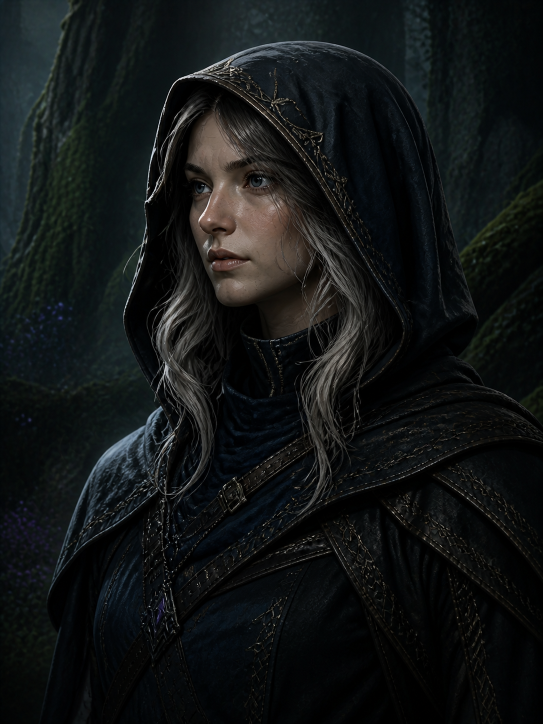
#> input picture assets/images/portraits/ellian-v1.png, 1086 x 1448 px, given in place of stone_path_01.png, which was not available (shown at 1/2 size)
$ python -i ch3_props.py   (imports and definitions only)
#> lines starting #> are read from the running program, lines starting #| are printed output that depends on the picture; pictures that were not available may be replaced by others from this repository, and a replacement may not be noted
### tools/art/ch3_lib.py
"""Shared helpers for the chapter III prototype art (tools/art/ch3_grove_art.py).

Everything is drawn in code: PIL + numpy, supersampled 4x and reduced with a box filter for clean edges.
Sprites keep the project convention: transparent background, bottom-centre pivot, dark warm outline.
"""
import math
import random
import numpy as np
from PIL import Image, ImageDraw, ImageFilter

SS = 4  # supersampling factor


def hexrgb(h, a=255):
    h = h.lstrip('#')
    return (int(h[0:2], 16), int(h[2:4], 16), int(h[4:6], 16), a)


def mix(c1, c2, t):
    return tuple(int(round(c1[i] + (c2[i] - c1[i]) * t)) for i in range(len(c1)))


class Canvas:
    """A supersampled RGBA layer. Coordinates are in final pixels; drawing happens at SS scale."""

    def __init__(self, w, h):
        self.w, self.h = w, h
        self.img = Image.new('RGBA', (w * SS, h * SS), (0, 0, 0, 0))
        self.d = ImageDraw.Draw(self.img)

    def s(self, v):
        return v * SS

    def pts(self, pts):
        return [(x * SS, y * SS) for x, y in pts]

    def poly(self, pts, fill, outline=None, width=0):
        self.d.polygon(self.pts(pts), fill=fill, outline=outline, width=int(width * SS) if width else 0)

    def line(self, pts, fill, width):
        p = self.pts(pts)
        self.d.line(p, fill=fill, width=max(1, int(width * SS)), joint='curve')
        r = width * SS / 2
        for (x, y) in (p[0], p[-1]):
            self.d.ellipse((x - r, y - r, x + r, y + r), fill=fill)

    def ellipse(self, cx, cy, rx, ry, fill, outline=None, width=0):
        self.d.ellipse((self.s(cx - rx), self.s(cy - ry), self.s(cx + rx), self.s(cy + ry)), fill=fill, outline=outline, width=int(width * SS) if width else 0)

    # [8 lines left out: function rotated_ellipse, not called in this run]

    def layer(self, other):
        self.img.alpha_composite(other.img)

    def result(self):
        return self.img.resize((self.w, self.h), Image.LANCZOS)


def alpha_of(img):
    return np.asarray(img)[:, :, 3].astype(np.float32) / 255.0


def outline(img, color=(42, 32, 30), px=2.0, soft=0.6):
    """Dark contour behind the sprite: dilated alpha, slightly blurred."""
    a = img.split()[3]
    big = a.filter(ImageFilter.MaxFilter(int(px) * 2 + 1)) if px >= 1 else a
    if soft:
        big = big.filter(ImageFilter.GaussianBlur(soft))
    base = Image.new('RGBA', img.size, color + (0,))
    base.putalpha(big)
    base.alpha_composite(img)
    return base


# [23 lines left out: functions glow, pad, trim, not called in this run]


def gradient_map(img, stops, keep_alpha=True, amount=1.0):
    """Recolour by luminance through colour stops [(t, (r,g,b)), ...]."""
    arr = np.asarray(img.convert('RGBA')).astype(np.float32)
    rgb, a = arr[:, :, :3], arr[:, :, 3:4]
    lum = (0.299 * rgb[:, :, 0] + 0.587 * rgb[:, :, 1] + 0.114 * rgb[:, :, 2]) / 255.0
    ts = np.array([s[0] for s in stops], np.float32)
    cs = np.array([s[1] for s in stops], np.float32)
    out = np.zeros_like(rgb)
    for ch in range(3):
        out[:, :, ch] = np.interp(lum, ts, cs[:, ch])
    out = rgb * (1 - amount) + out * amount
    res = np.concatenate([np.clip(out, 0, 255), a], axis=2).astype(np.uint8)
    return Image.fromarray(res, 'RGBA')


# [74 lines left out: functions hue_mask, blend_masked, glassify, specular, not called in this run]


def tileable_noise(size, scale, seed, octaves=4):
    """Seamless value noise (sum of random-phase sinusoids on a torus)."""
    rng = np.random.default_rng(seed)
    y, x = np.mgrid[0:size, 0:size].astype(np.float32) / size * 2 * np.pi
    out = np.zeros((size, size), np.float32)
    amp = 1.0
    for o in range(octaves):
        f = scale * (2 ** o)
        for _ in range(6):
            kx, ky = rng.integers(-f, f + 1), rng.integers(-f, f + 1)
            if kx == 0 and ky == 0:
                continue
            ph = rng.uniform(0, 2 * np.pi)
            out += amp * np.sin(kx * x + ky * y + ph)
        amp *= 0.5
    out -= out.min()
    out /= out.max() + 1e-6
    return out


def save_webp(img, path, quality=88):
    img.save(path, 'WEBP', quality=quality, method=6, exact=True)

### tools/art/ch3_props.py
"""Chapter III props painted from the approved chapter I–II paintings (v2 of the prototype art).

Instead of flat procedural shapes, the glass world is assembled from the same hand-painted sources the first
chapters use (ice wall, boulder, bridge, bottle glass, robin, frost critter, cobbles, snow ground ...), re-coloured
through a cold glass palette, so outline weight, shading and texture match the rest of the game.
Everything is still drawn in code (PIL + numpy); see ch3_grove_art.py for the pipeline and the manifest.
"""
import math
import os
import random

import numpy as np
from PIL import Image, ImageDraw, ImageFilter

from ch3_lib import (Canvas, hexrgb, mix, outline, glow, trim, gradient_map, hue_mask, blend_masked, glassify, specular,
                     tileable_noise)

ROOT = os.path.abspath(os.path.join(os.path.dirname(__file__), '..', '..'))
LINE = (36, 44, 60)

GLASS_STOPS = [(0, (30, 40, 56)), (0.22, (74, 112, 136)), (0.5, (150, 196, 212)), (0.78, (214, 236, 244)), (1, (250, 254, 255))]
LILAC_STOPS = [(0, (34, 38, 62)), (0.22, (86, 100, 148)), (0.5, (164, 184, 224)), (0.78, (222, 230, 248)), (1, (252, 252, 255))]


def src(rel):
    return Image.open(os.path.join(ROOT, 'public', 'assets', rel)).convert('RGBA')


def fit_h(img, h):
    return img.resize((max(1, round(img.width * h / img.height)), h), Image.LANCZOS)


def fit_w(img, w):
    return img.resize((w, max(1, round(img.height * w / img.width))), Image.LANCZOS)


# [358 lines left out: functions tint, sparkle, ember_crack, _unleaf, glass_dam, glass_wall and 14 more, not called in this run]


def icon_bark():
    log = bark_node()
    return trim(fit_w(log, 120), 2)


# [4 lines left out: function ground_tiles, not called in this run]


# ============================================================================ stream strips
def stream_strip(water=False):
#> called with water = False
    W, H = 1300, 130
    rnd = random.Random(3)
    cob = Image.open(os.path.join(ROOT, 'public/assets/sprites/stone_path_01.png')).convert('RGB')
#> cob is the input picture: PIL image 1086x1448 RGB; mean R, G, B 17.9, 21, 21.2
    cobs = Image.new('RGB', (W, H))
#> cobs: PIL image 1300x130 RGB; every value is 0
    for x in range(0, W, cob.width):
        cobs.paste(cob.crop((0, 0, cob.width, H)), (x, 0))
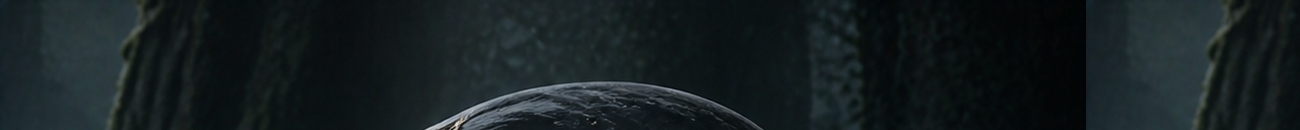
#> cobs: PIL image 1300x130 RGB; mean R, G, B 22.7, 31.1, 33
    cobs = cobs.convert('RGBA')
#> cobs: PIL image 1300x130 RGBA
    cobs = gradient_map(cobs, [(0, (46, 40, 36)), (0.5, (132, 120, 106)), (1, (214, 202, 184))], amount=0.85)
#> in gradient_map, `rgb, a = arr[:, :, :3], arr[:, :, 3:4]`: a: shape (130, 1300, 1) float32; every value is 255
#> after the loop in gradient_map, `for ch in range(3):`:
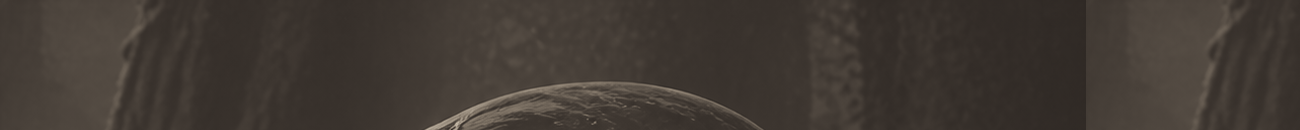
#> out: shape (130, 1300, 3) float32; mean of channels 0, 1, 2 65.4, 58.1, 51.8; drawn as R, G, B
    # banks and body masks
    def band(y_top, y_bot, amp, phase, seed):
        r = random.Random(seed)
        top = [(x, y_top + amp * math.sin(x / 90 + phase) + r.uniform(-2.5, 2.5)) for x in range(0, W + 26, 26)]
        bot = [(x, y_bot + amp * 0.8 * math.sin(x / 120 + phase + 1) + r.uniform(-2.5, 2.5)) for x in range(W, -26, -26)]
        return top, bot
    top, bot = band(28, H - 26, 7, 0, 3)
    bank = Canvas(W, H)
#> in __init__, `self.img = Image.new('RGBA', (w * SS, h * SS), (0, 0, 0, 0))`: self.img: PIL image 5200x520 RGBA; every value is 0
    bank.poly([(x, y - 13) for x, y in top] + [(x, y + 13) for x, y in bot], hexrgb('#ffffff'))
    bank_mask = bank.result().split()[3]
    bank_layer = cobs.copy()
    bank_layer.putalpha(bank_mask)
    body = Canvas(W, H)
    body.poly(top + bot, hexrgb('#ffffff'))
    body_mask = body.result().split()[3]
    # water: painterly bands from noise
    n1 = np.asarray(Image.fromarray((tileable_noise(512, 3, seed=5) * 255).astype(np.uint8)).resize((W, H * 4)).crop((0, 0, W, H))).astype(np.float32) / 255
    n2 = np.asarray(Image.fromarray((tileable_noise(512, 9, seed=8) * 255).astype(np.uint8)).resize((W * 2, H * 8)).crop((0, 0, W, H))).astype(np.float32) / 255
    yy = np.linspace(0, 1, H)[:, None]
    depth = 1 - np.abs(yy - 0.5) * 2                       # deeper in the middle
    if water:
        deep, mid, shallow = np.array([30, 88, 126]), np.array([62, 140, 176]), np.array([150, 206, 224])
    else:
        deep, mid, shallow = np.array([112, 150, 178]), np.array([178, 212, 228]), np.array([236, 248, 252])
    t = np.clip(0.55 * depth + 0.45 * (n1 - 0.5) * 2 * 0.5 + 0.1, 0, 1)
    col = np.where(t[:, :, None] < 0.5, deep + (mid - deep) * (t[:, :, None] / 0.5), mid + (shallow - mid) * ((t[:, :, None] - 0.5) / 0.5))
    # ripples
    ripple = np.clip((np.sin((n2 * 9 + yy * 2) * math.pi * 2) - 0.86) / 0.14, 0, 1)
    col = col + (np.array([255, 255, 255]) - col) * (ripple[:, :, None] * 0.45)
    water_rgb = np.clip(col, 0, 255).astype(np.uint8)
    wl = Image.fromarray(np.dstack([water_rgb, np.full((H, W), 255, np.uint8)]), 'RGBA')
    wl.putalpha(body_mask)
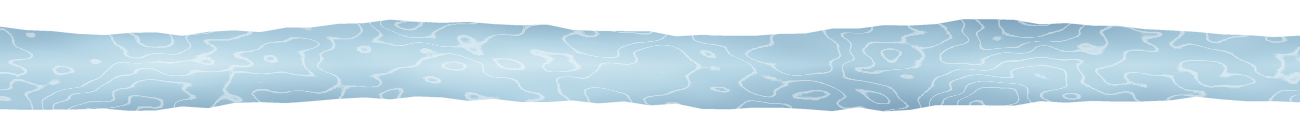
#> wl: PIL image 1300x130 RGBA; mean R, G, B, A 163.5, 196.2, 214.5, 147.8; transparent parts drawn white
    # shore shadow: dark rim inside the water along the banks
    edge = body_mask.filter(ImageFilter.MinFilter(9)).filter(ImageFilter.GaussianBlur(3))
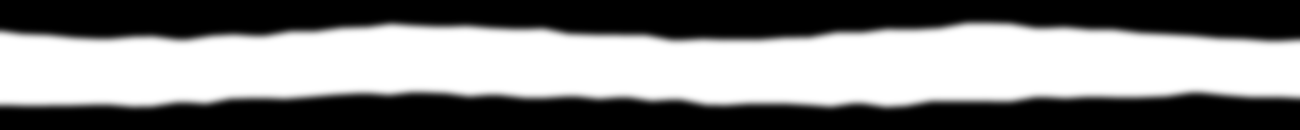
#> edge: PIL image 1300x130 L; min 0, max 255, mean 130.9
    rim = Image.new('RGBA', (W, H), (14, 30, 46, 0))
    ra = np.clip(np.asarray(body_mask).astype(np.float32) - np.asarray(edge).astype(np.float32), 0, 255) * 0.55
    rim.putalpha(Image.fromarray(ra.astype(np.uint8)))
    out = Image.new('RGBA', (W, H), (0, 0, 0, 0))
#> out: PIL image 1300x130 RGBA; every value is 0
    out.alpha_composite(bank_layer)
    out.alpha_composite(wl)
    out.alpha_composite(rim)
    c = Canvas(W, H)
    if water:
        for i in range(60):
            x, y = rnd.uniform(10, W - 10), rnd.uniform(44, H - 40)
            c.line([(x, y), (x + rnd.uniform(14, 32), y + rnd.uniform(-2, 2))], hexrgb('#e3f4fb', 190), 1.5)
        for i, x in enumerate(range(560, 760, 40)):          # the ford
            sx, sy = x + rnd.uniform(-6, 6), 62 + (i % 2) * 14
            c.ellipse(sx, sy + 3, 17, 9, hexrgb('#000000', 70))
            c.ellipse(sx, sy, 16, 9, hexrgb('#8e857a'))
            c.ellipse(sx - 3, sy - 2, 11, 5, hexrgb('#b3a99c'))
    else:
        for i in range(50):
            x0, y0 = rnd.uniform(10, W - 10), rnd.uniform(44, H - 40)
            pts = [(x0, y0)]
            for _ in range(4):
                x0 += rnd.uniform(-20, 20)
                y0 += rnd.uniform(-8, 8)
                pts.append((x0, max(40, min(H - 34, y0))))
            c.line(pts, hexrgb('#6e94ac', 215), 1.3)
        for i in range(34):
            x, y = rnd.uniform(10, W - 10), rnd.uniform(44, H - 40)
            c.line([(x, y), (x + 10, y - 16)], hexrgb('#ffffff', 215), 2)
    strokes = c.result()
    sa = np.minimum(np.asarray(strokes.split()[3]).astype(np.float32), np.asarray(body_mask).astype(np.float32))
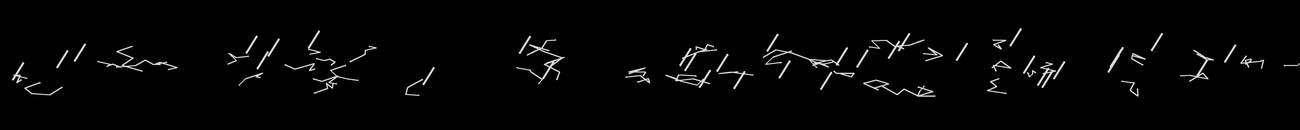
#> sa: shape (130, 1300) float32; min 0, max 255, mean 5
    arr = np.asarray(strokes).astype(np.float32)
    arr[:, :, 3] = sa
#> arr: shape (130, 1300, 4) float32; mean R, G, B, A 9.9, 11.8, 12.8, 5
    out.alpha_composite(Image.fromarray(arr.astype(np.uint8), 'RGBA'))
    return outline(out, (50, 44, 40), px=2, soft=0.6)
#> in outline, `big = a.filter(ImageFilter.MaxFilter(int(px) * 2 + 1)) if px >= 1 else a`:
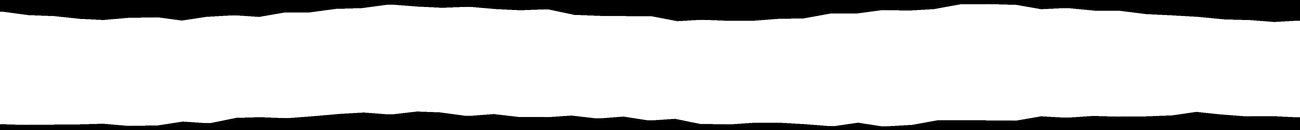
#> big: PIL image 1300x130 L; min 0, max 255, mean 207.3
#> in outline, `base.alpha_composite(img)`:
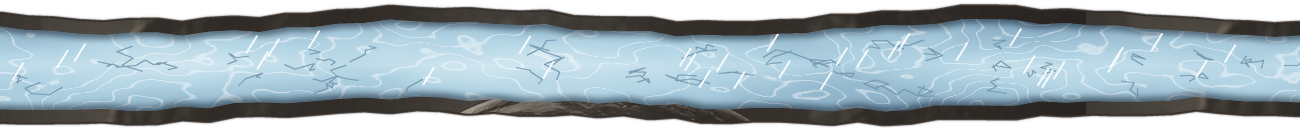
#> base: PIL image 1300x130 RGBA; mean R, G, B, A 120, 135.1, 142.3, 207.3; transparent parts drawn white


def thicket_tile(w=256, h=160):
    import ch3_ground
    return ch3_ground.thicket_tile(w, h)


# ============================================================================ garden of Vetla and companions
# [13 lines left out: function _textured, not called in this run]


def garden_bed(kind):
    import ch3_ground
    return ch3_ground.garden_bed(kind)


def companion_robin():
    s = trim(src('forest/life-bird-3.webp'), 1)
    return s


# [12 lines left out: functions companion_fox, icon_companion, not called in this run]

>>> result = stream_strip()

$ run again, on assets/images/scenes/ritual-observatory-desktop-v1.png
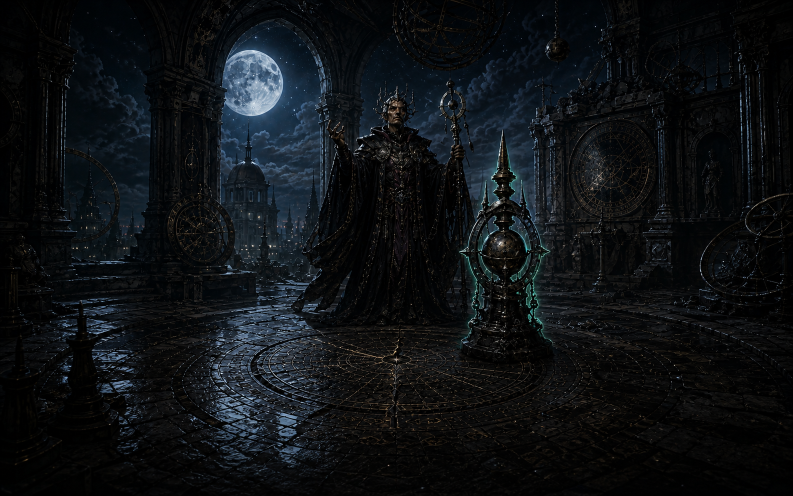
#> input picture assets/images/scenes/ritual-observatory-desktop-v1.png, 1586 x 992 px, given in place of stone_path_01.png, which was not available (shown at 1/2 size)
#> in stream_strip, cob is the input picture: PIL image 1586x992 RGB; mean R, G, B 14, 17.4, 20.2
#> a: shape (130, 1300, 1) float32; every value is 255
#> after the loop in gradient_map, `for ch in range(3):`:
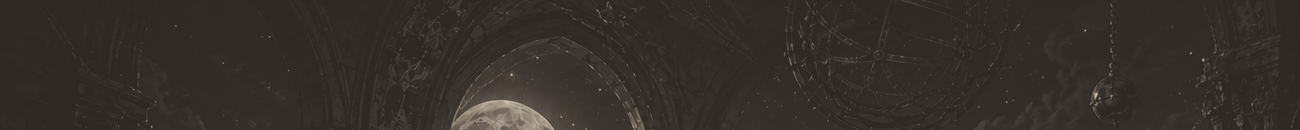
#> out: shape (130, 1300, 3) float32; mean of channels 0, 1, 2 53, 46.5, 41.7; drawn as R, G, B
#> self.img: PIL image 5200x520 RGBA; every value is 0
#> in outline, `base.alpha_composite(img)`:
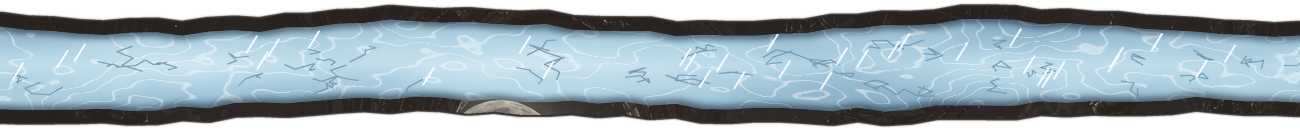
#> base: PIL image 1300x130 RGBA; mean R, G, B, A 117.6, 132.6, 140.1, 207.3; transparent parts drawn white

$ run again, on assets/images/scenes/ritual-observatory-mobile-v1.png
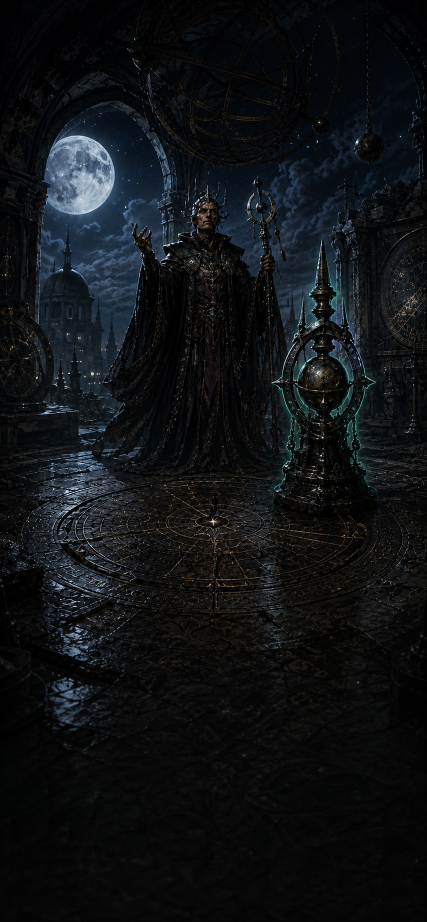
#> input picture assets/images/scenes/ritual-observatory-mobile-v1.png, 853 x 1844 px, given in place of stone_path_01.png, which was not available (shown at 1/2 size)
#> in stream_strip, cob is the input picture: PIL image 853x1844 RGB; mean R, G, B 15.7, 18.5, 21
#> a: shape (130, 1300, 1) float32; every value is 255
#> after the loop in gradient_map, `for ch in range(3):`:
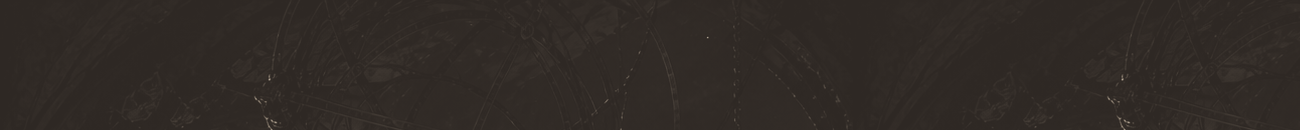
#> out: shape (130, 1300, 3) float32; mean of channels 0, 1, 2 49, 42.8, 38.4; drawn as R, G, B
#> self.img: PIL image 5200x520 RGBA; every value is 0
#> in outline, `base.alpha_composite(img)`:
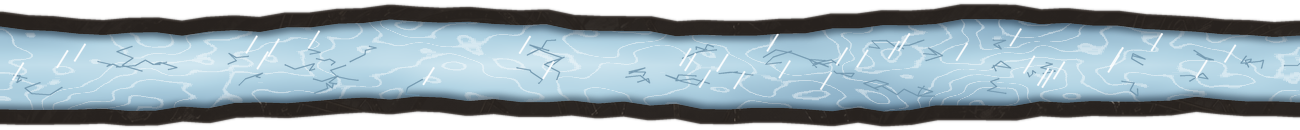
#> base: PIL image 1300x130 RGBA; mean R, G, B, A 116.5, 131.6, 139.1, 207.3; transparent parts drawn white
